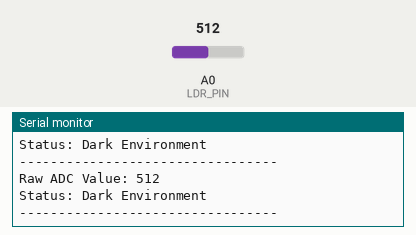
This program was run on a simulated Arduino Uno, built with avr-gcc and run on an emulated ATmega328P. On the bench: the last lines printed to the serial monitor. The inputs (shaded band) are chosen by the test bench; at power-on: A0 (LDR_PIN) = 512.

Above: at 4.6 s.
4.7 s: A0 (LDR_PIN) set to 510
At 6.0 s:
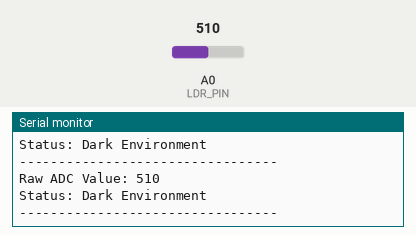
6.2 s: A0 (LDR_PIN) set to 486
At 7.1 s:
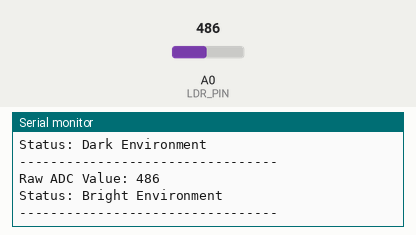
Timing chart, 0 to 9.2 s (numbered marks = the images above; inputs shaded):
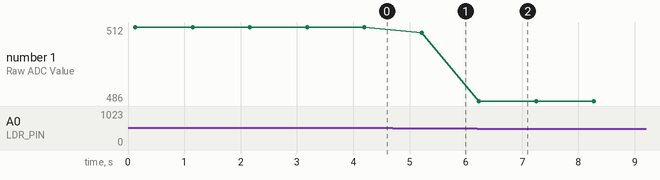

The program:

main.cpp
```cpp
#include <Arduino.h>
/**
 * @file main.cpp
 * @brief LDR-based Light Intensity Monitoring
 * @author Ayush1Sikarwar
 * @date 2026-02-17
 *
 * @details
 * This sketch reads analog brightness data from an LDR (Light Dependent Resistor)
 * connected to an analog input (A0). It prints the raw ADC reading and a
 * human-readable brightness status to the Serial Monitor every second.
 *
 * The program is intended as a simple data acquisition and monitoring demo
 * for educational and prototyping purposes.
 */

// Pin connected to the LDR voltage divider output
int LDR_PIN = A0; /**< @brief Analog pin used to read LDR voltage */

// Last-read raw ADC value from the LDR circuit
int ldrValue = 0; /**< @brief Stores the most recent analogRead() result */

/**
 * @brief Arduino setup routine
 *
 * Initializes Serial communication at 9600 baud and prints a startup banner
 * to the Serial Monitor. This function runs once when the board powers up
 * or resets.
 *
 * @note No parameters or return value. Side effects: opens Serial.
 */
void setup() {

    Serial.begin(9600);

    Serial.println("=================================");
    Serial.println("  LDR Light Intensity Monitor");
    Serial.println("  System Initializing...");
    Serial.println("=================================");
}

/**
 * @brief Main Arduino loop
 *
 * Reads the analog value from the LDR pin, prints the raw ADC value, and
 * classifies the environment as either "Bright Environment" or
 * "Dark Environment" based on a simple threshold. The results are written
 * to the Serial Monitor once per second.
 *
 * @note No parameters or return value. Side effects: performs analogRead()
 * and writes to Serial.
 *
 */
void loop() {

    ldrValue = analogRead(LDR_PIN);

    Serial.print("Raw ADC Value: ");
    Serial.println(ldrValue);

    String brightnessStatus;

    if (ldrValue < 500) {
        brightnessStatus = "Bright Environment";
    } else {
        brightnessStatus = "Dark Environment";
    }

    Serial.print("Status: ");
    Serial.println(brightnessStatus);
    Serial.println("---------------------------------");

    delay(1000);
}
```

Measured:
- after the input at 4.7 s, the serial monitor: prints a new line after 0.52 s (image 1)
- after the input at 6.2 s, the serial monitor: prints a new line at once (image 2)
- plotted number 1: 512 → 510 after the input at 4.7 s, 510 → 486 after the input at 6.2 s
